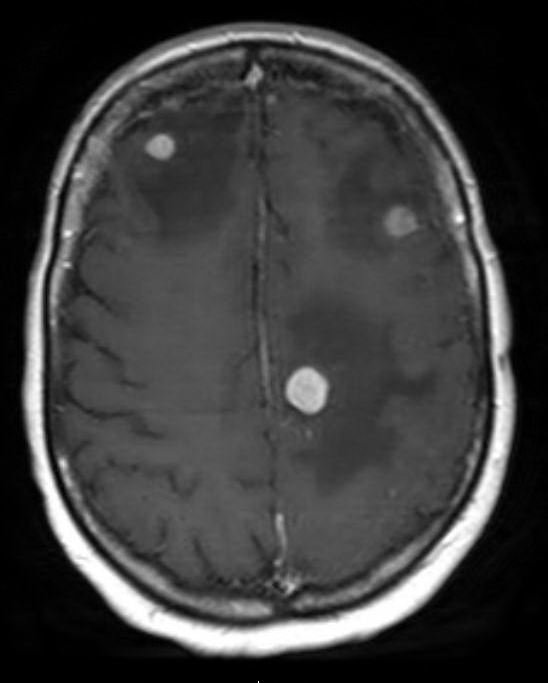
#> input picture data/brain_tumors.jpg, 548 x 683 px
$ jupyter execute computer_vision_brain_tumor_analysis.ipynb
#> lines starting #> are read from the running program, lines starting #| are printed output that depends on the picture; after the words box and inside, x2 and y2 are one past the last pixel; in counts of white or black regions, pixels touching at a corner belong together
# Final Project - Computer Vision

###  Vasileios Troupis

##### Imports

[cell 1]
# matplotlib

import matplotlib.pyplot as plt
import matplotlib.image as mpimg

# numpy
import numpy as np

# skimage
import skimage
from skimage import measure
from skimage.filters import threshold_otsu
import skimage as image_tool

# scipy
import scipy
import scipy.ndimage

## Functions

##### RGB to Grayscale Conversion

[cell 2]
def rgb2gray(rgb):
    r, g, b = rgb[:,:,0], rgb[:,:,1], rgb[:,:,2]
    gray = 0.2989 * r + 0.5870 * g + 0.1140 * b

    return gray

# Step 1

---

Load the input image `brain_tumors.jpg` for further processing.

---

[cell 3]
image = mpimg.imread('../data/brain_tumors.jpg')
#> image is the input picture: shape (683, 548, 3); min 0, max 255, mean 59.7

[cell 4]
plt.imshow(image, cmap = 'gray')

#### Convert the RGB Image to Grayscale

---
The input image is converted to grayscale so that the subsequent
thresholding operations can be applied to a single-channel intensity image.

---

[cell 5]
# Convert the original RGB image to grayscale for further processing.
grayscale_image = rgb2gray(image)

[cell 6]
plt.figure()
plt.imshow(grayscale_image, cmap = 'gray')
plt.title('Grayscale Image')

# Step 2

[cell 7]
# Apply manual thresholding to create a binary image.

thresh = 50
binary_image_manual = grayscale_image > thresh
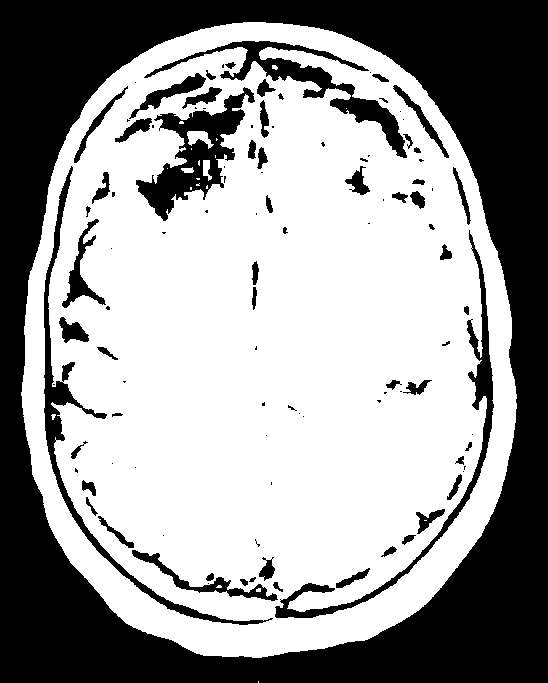
#> binary_image_manual: shape (683, 548) bool; 60.6% white; 107 black regions (49 under 20 px), largest, box (x1, y1, x2, y2) and area: (0, 0, 548, 683) 119372, (136, 87, 255, 221) 5221, (144, 41, 407, 158) 4559
binary_image_manual = binary_image_manual.astype(int)

# Apply Otsu's method to automatically determine the threshold value.

thresh = threshold_otsu(grayscale_image)
#> thresh = 116
binary_image_otsu = grayscale_image > thresh
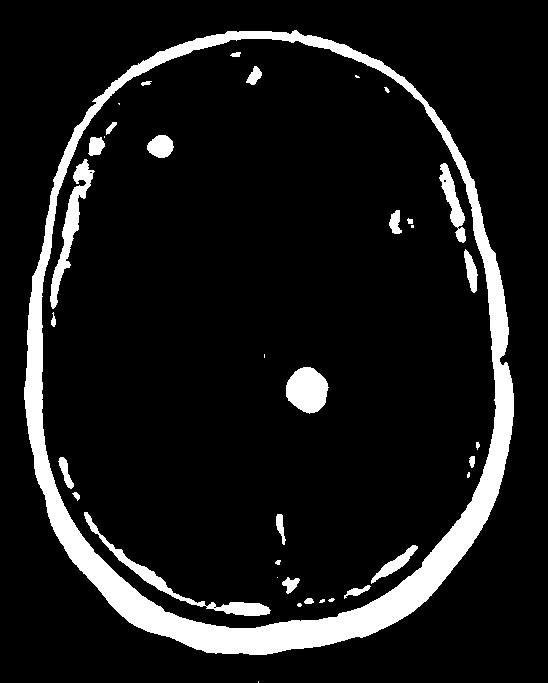
#> binary_image_otsu: shape (683, 548) bool; 10% white; 37 white regions (11 under 20 px), largest, box (x1, y1, x2, y2) and area: (24, 30, 514, 655) 28778, (84, 512, 271, 616) 1644, (50, 159, 95, 309) 1605
binary_image_otsu = binary_image_otsu.astype(int)

[cell 8]
figure = plt.figure(figsize=(10.5, 10.5))

subplot = plt.subplot(1,3,1)
plt.imshow(grayscale_image,cmap = "gray")
subplot.set_title('Grayscale Image')

subplot = plt.subplot(1,3,2)
plt.imshow(binary_image_manual,cmap = "gray")
subplot.set_title('Binary Image Manual')

subplot = plt.subplot(1,3,3)
plt.imshow(binary_image_otsu,cmap = "gray")
subplot.set_title('Binary Image Otsu')

---------------------------------------------------------------------------------------------------------------------------

A manual threshold value of 50 does not separate the regions of interest
clearly enough, so a second threshold value of 100 is evaluated.

---------------------------------------------------------------------------------------------------------------------------

[cell 9]
# Apply manual thresholding to create a binary image.

thresh = 100
binary_image_manual = grayscale_image > thresh
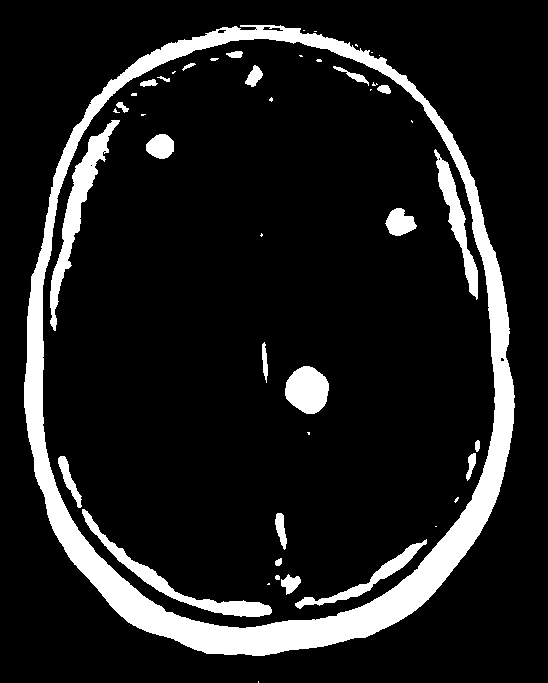
#> binary_image_manual: shape (683, 548) bool; 12% white; 46 white regions (21 under 20 px), largest, box (x1, y1, x2, y2) and area: (24, 25, 515, 656) 31771, (50, 120, 120, 331) 2826, (82, 509, 272, 617) 2306
binary_image_manual = binary_image_manual.astype(int)
#> binary_image_manual: shape (683, 548) int64; values 0 (black) and 1 (white), 12% white; 46 white regions (21 under 20 px)

# Apply Otsu's method to automatically determine the threshold value.

thresh = threshold_otsu(grayscale_image)
binary_image_otsu = grayscale_image > thresh
binary_image_otsu = binary_image_otsu.astype(int)

[cell 10]
figure = plt.figure(figsize=(10.5, 10.5))

subplot = plt.subplot(1,3,1)
plt.imshow(grayscale_image, cmap = "gray")
subplot.set_title('Grayscale Image')

subplot = plt.subplot(1,3,2)
plt.imshow(binary_image_manual, cmap = "gray")
subplot.set_title('Binary Image Manual')

subplot = plt.subplot(1,3,3)
plt.imshow(binary_image_otsu, cmap = "gray")
subplot.set_title('Binary Image Otsu')

---

For this specific image, a manual threshold of 100 provides a clearer
visual separation of the target regions than the result obtained with
Otsu's automatic thresholding. Therefore, the manually thresholded image
is used in the following steps.

---

# Step 3

---
Connected-component labeling is applied to the binary image so that each
separate region receives a unique label. This allows the regions of
interest to be inspected and selected individually.

---

[cell 11]
# Label connected components in the binary image
# and retrieve the total number of detected regions.
[Labeled_image, num_of_neighbors] = measure.label(binary_image_manual,  connectivity = 1, background = False, return_num = True)
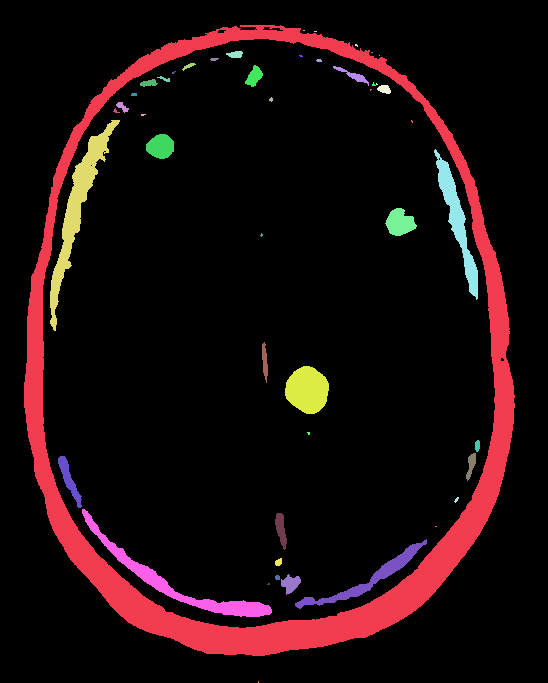
#> Labeled_image: shape (683, 548) int64; 48 distinct labels, from 0 to 47; one colour per label, 0 black
#> num_of_neighbors = 47
Group_connected_list = image_tool.measure.regionprops(Labeled_image)
#> Group_connected_list = 47 regions; largest, box (x1, y1, x2, y2) and area: (24, 25, 515, 656) 31771, (50, 120, 120, 331) 2826, (82, 509, 272, 617) 2306, (434, 149, 478, 300) 1676, (285, 366, 329, 414) 1586

[cell 12]
plt.figure()
plt.imshow(Labeled_image, cmap = plt.cm.gray)

for i in range(num_of_neighbors):
    plt.annotate(i, xy = (Group_connected_list[i].centroid[1],Group_connected_list[i].centroid[0]), color='red')

---

The three selected tumor regions are visualized individually and then
combined into a single binary mask.

---

[cell 13]
# Combine the labeled regions corresponding to the three tumor regions
# into a single binary mask for further processing and visualization.
black_image = (
    (Labeled_image == 33) |
    (Labeled_image == 28) |
    (Labeled_image == 30)
)
#> black_image: shape (683, 548) bool; 0.72% white; 3 white regions

[cell 14]
figure = plt.figure(figsize=(10.5, 10.5))

subplot = plt.subplot(2,2,1)
plt.imshow(Labeled_image == 33,cmap=plt.cm.gray)
plt.title('Tumor Region #1')

subplot = plt.subplot(2,2,2)
plt.imshow(Labeled_image == 28,cmap=plt.cm.gray)
plt.title('Tumor Region #2')

subplot = plt.subplot(2,2,3)
plt.imshow(Labeled_image == 30,cmap=plt.cm.gray)
plt.title('Tumor Region #3')

subplot = plt.subplot(2,2,4)
plt.imshow(black_image, cmap=plt.cm.gray)
plt.title('Combined Tumor Regions')
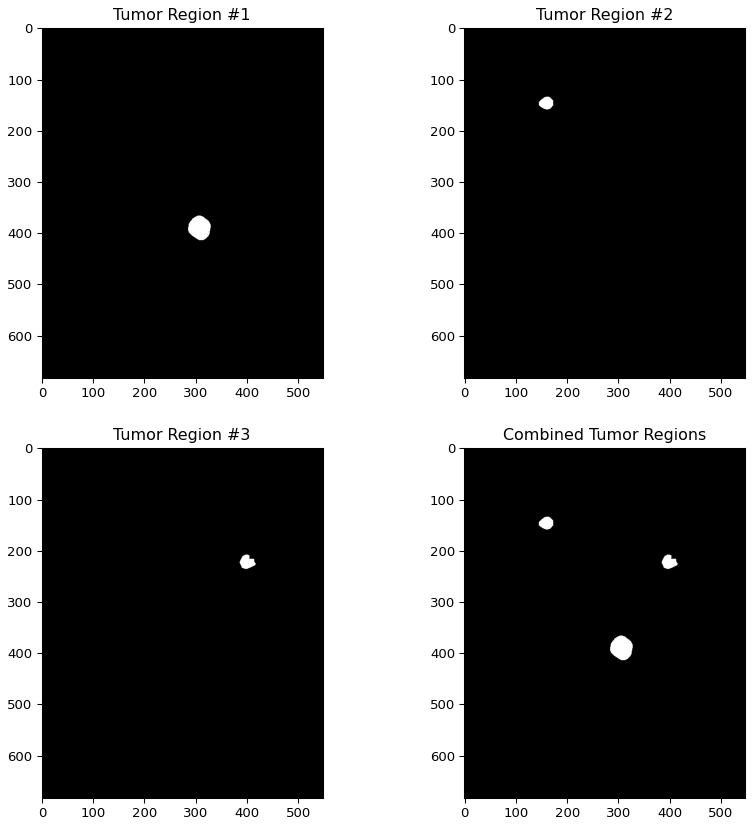
#> figure drawn by matplotlib, 4 panels

# Step 4

---

The connected components of the combined tumor mask are labeled again.
The area of each detected region is calculated in pixels and annotated
on the resulting image.

---

[cell 15]
# Label connected components in the binary image
# and retrieve the total number of detected regions.
[Labeled_image, num_of_neighbors] = measure.label(black_image,  connectivity = 1, background = False, return_num = True)
#> Labeled_image: shape (683, 548) int32; 4 distinct labels, from 0 to 3
#> num_of_neighbors = 3
Group_connected_list = image_tool.measure.regionprops(Labeled_image)
#> Group_connected_list = 3 regions; box (x1, y1, x2, y2) and area: (285, 366, 329, 414) 1586, (385, 208, 417, 236) 592, (146, 134, 174, 159) 531

[cell 16]
List_of_Areas=[]
List_of_Areas.append([d['area'] for d in Group_connected_list ] )
List_of_Areas = np.transpose(List_of_Areas)
#> List_of_Areas = [531, 592, 1586]

plt.figure()
plt.imshow(Labeled_image,cmap=plt.cm.gray)
plt.title('Labeled Tumor Regions and Areas')

for i in range(num_of_neighbors):
    plt.annotate(List_of_Areas[i], xy=(Group_connected_list[i].centroid[1],Group_connected_list[i].centroid[0]),color='red')

[cell 17]
List_of_Areas
#> Out = [531, 592, 1586]

# Step 5

---

A diamond-shaped structuring element is used for morphological processing
of the binary tumor mask.

The mask is dilated to expand the detected regions. The original binary
mask is then subtracted from the dilated image to obtain an approximation
of the outer boundary of each detected region.

The extracted boundaries are used for visualization of the detected
tumor regions.

---

[cell 18]
# Convert the binary mask to an integer representation.
black_image = black_image.astype(np.int32)
#> black_image: shape (683, 548) int32; values 0 (black) and 1 (white), 0.72% white; 3 white regions, box (x1, y1, x2, y2) and area: (285, 366, 329, 414) 1586, (385, 208, 417, 236) 592, (146, 134, 174, 159) 531

[cell 19]
Mask_Diamond = skimage.morphology.diamond(3)
Mask_Diamond = np.asarray(Mask_Diamond, dtype=np.int32)

[cell 20]
plt.imshow(Mask_Diamond,cmap=plt.cm.gray)
plt.title('Diamond Structuring Element')
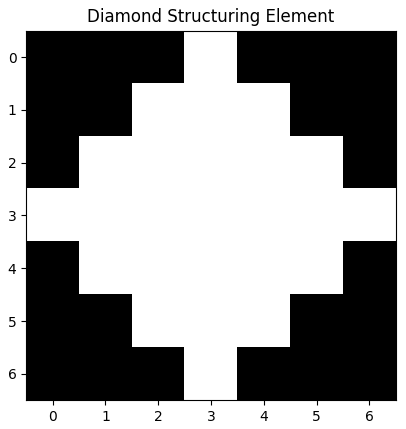
#> figure drawn by matplotlib, 1 panel

[cell 21]
Image_dilation = scipy.ndimage.binary_dilation(black_image, structure=Mask_Diamond)
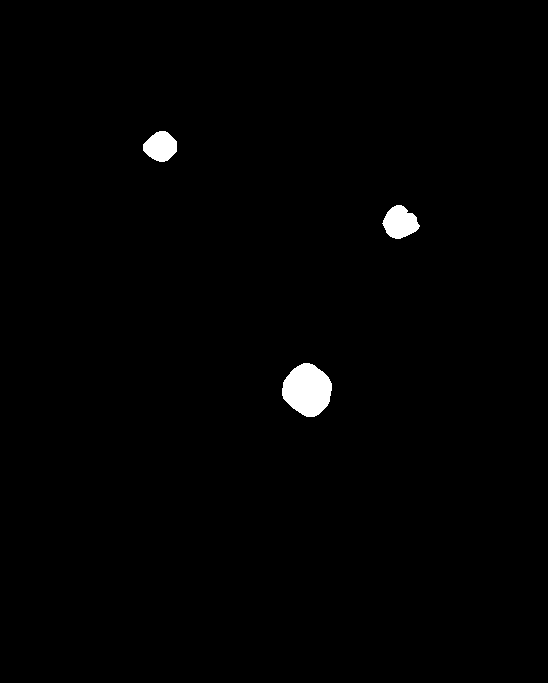
#> Image_dilation: shape (683, 548) bool; 0.97% white; 3 white regions, box (x1, y1, x2, y2) and area: (282, 363, 332, 417) 1983, (382, 205, 420, 239) 870, (143, 131, 177, 162) 766
Image_dilation = np.asarray(Image_dilation)

[cell 22]
plt.imshow(Image_dilation,cmap=plt.cm.gray)
plt.title('Image Dilation')

[cell 23]
outer_outline = Image_dilation-black_image
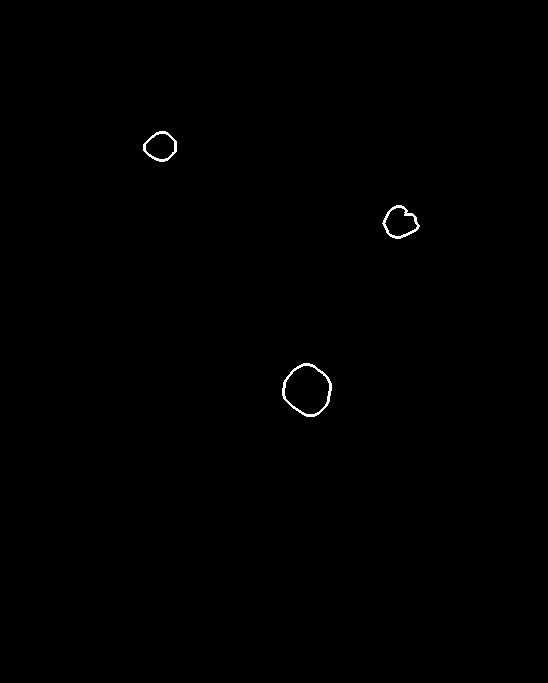
#> outer_outline: shape (683, 548) int32; values 0 (black) and 1 (white), 0.24% white in thin lines or dots, all inside (x1, y1, x2, y2) = (143, 131, 420, 417)

[cell 24]
plt.figure(figsize=(5.5, 5.5))
plt.imshow(outer_outline, cmap ="Reds")
plt.annotate('Tumor region', xy=(160, 130), xytext=(100, 50), arrowprops=dict(alpha=0.6, fc='r', ec='r', headwidth=10))
plt.annotate('Tumor region', xy=(310, 360), xytext=(300, 250), arrowprops=dict(alpha=0.6, fc='r', ec='r', headwidth=10))
plt.annotate('Tumor region', xy=(400, 200), xytext=(400, 150), arrowprops=dict(alpha=0.6, fc='r', ec='r', headwidth=10))
plt.title('Detected Tumor Regions')

# Step 6

---

Morphological operations are applied to the combined binary mask in order
to demonstrate dilation, erosion, opening and closing.

The inner and outer boundaries of the detected regions are also extracted
for comparison.

---

[cell 25]
# Apply binary dilation to expand the detected regions.
Image_dilation = scipy.ndimage.binary_dilation(
    black_image,
    structure=Mask_Diamond
)
Image_dilation = np.asarray(Image_dilation)

# Apply binary erosion to shrink the detected regions.
Image_erosion = scipy.ndimage.binary_erosion(
    black_image,
    structure=Mask_Diamond
)
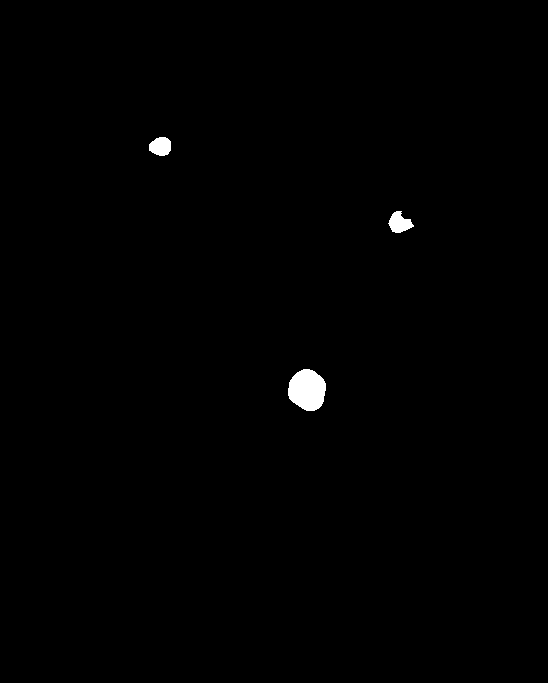
#> Image_erosion: shape (683, 548) bool; 0.51% white; 3 white regions, box (x1, y1, x2, y2) and area: (288, 369, 326, 411) 1227, (388, 211, 414, 233) 351, (149, 137, 171, 156) 332
Image_erosion = np.asarray(Image_erosion, dtype=np.int32)

# Apply morphological opening (erosion followed by dilation).
Image_opening = scipy.ndimage.binary_opening(
    black_image,
    structure=Mask_Diamond
)
#> Image_opening: shape (683, 548) bool; 0.72% white; 3 white regions, box (x1, y1, x2, y2) and area: (285, 366, 329, 414) 1581, (385, 208, 417, 236) 579, (146, 134, 174, 159) 530
Image_opening = np.asarray(Image_opening, dtype=np.int32)

# Apply morphological closing (dilation followed by erosion).
Image_closing = scipy.ndimage.binary_closing(
    black_image,
    structure=Mask_Diamond
)
#> Image_closing: shape (683, 548) bool; 0.73% white; 3 white regions, box (x1, y1, x2, y2) and area: (285, 366, 329, 414) 1587, (385, 208, 417, 236) 597, (146, 134, 174, 159) 532
Image_closing = np.asarray(Image_closing, dtype=np.int32)

# Extract the outer boundary of the detected regions.
outer_outline = Image_dilation - black_image

# Extract the inner boundary of the detected regions.
inner_outline = black_image - Image_erosion
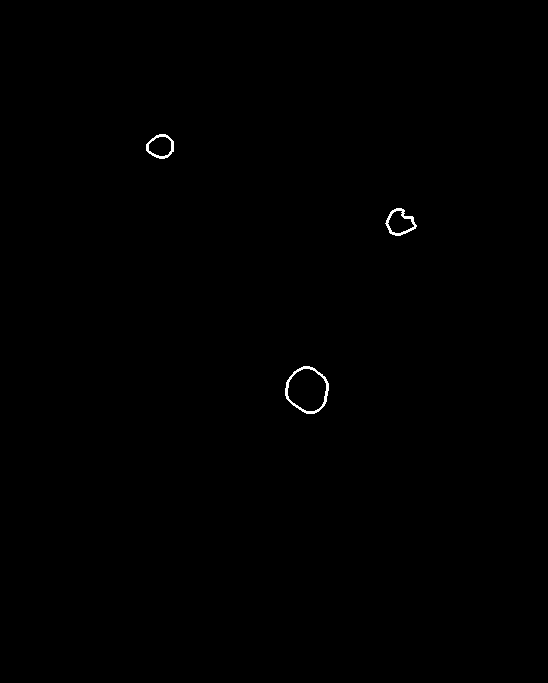
#> inner_outline: shape (683, 548) int32; values 0 (black) and 1 (white), 0.21% white in thin lines or dots, all inside (x1, y1, x2, y2) = (146, 134, 417, 414)

[cell 26]
# Visualize the results of the morphological operations and boundary extraction.
figure = plt.figure(figsize=(10.5, 10.5))

subplot = figure.add_subplot(2,3,1)
plt.imshow(Image_dilation,cmap=plt.cm.gray)
subplot.set_title('Image Dilation')

subplot = figure.add_subplot(2,3,2)
plt.imshow(Image_erosion,cmap=plt.cm.gray)
subplot.set_title('Image Erosion')

subplot = figure.add_subplot(2,3,3)
plt.imshow(Image_opening, cmap=plt.cm.gray)
subplot.set_title('Opening')

subplot = figure.add_subplot(2,3,4)
plt.imshow(Image_closing, cmap=plt.cm.gray)
subplot.set_title('Closing')

subplot = figure.add_subplot(2,3,5)
plt.imshow(outer_outline,cmap=plt.cm.gray)
subplot.set_title('Outer Outline')

subplot = figure.add_subplot(2,3,6)
plt.imshow(inner_outline,cmap=plt.cm.gray)
subplot.set_title('Inner Outline')

[cell 27]
figure = plt.figure(figsize=(10, 10))

subplot = figure.add_subplot(1,2,1)
plt.imshow(grayscale_image,cmap=plt.cm.gray)
subplot.set_title('Brain Image')

subplot = figure.add_subplot(1,2,2)
plt.imshow(grayscale_image, cmap ="Reds")
plt.annotate('Tumor region', xy=(160, 130), xytext=(100, 50), arrowprops=dict(alpha=0.6, fc='r', ec='r', headwidth=10))
plt.annotate('Tumor region', xy=(310, 360), xytext=(300, 250), arrowprops=dict(alpha=0.6, fc='r', ec='r', headwidth=10))
plt.annotate('Tumor region', xy=(400, 200), xytext=(400, 150), arrowprops=dict(alpha=0.6, fc='r', ec='r', headwidth=10))
subplot.set_title('Detected Tumor Regions')
